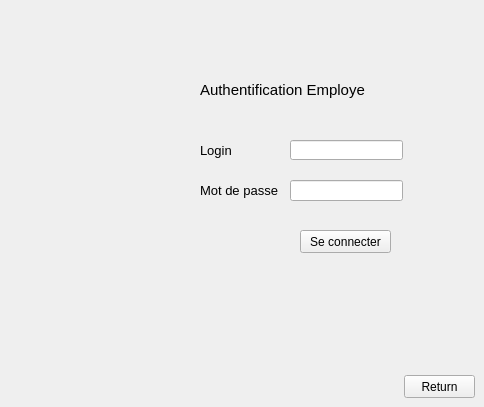
       <widget class="QWidget" name="page_42">
        <widget class="QLabel" name="label_110">
         <property name="geometry">
          <rect>
           <x>200</x>
           <y>140</y>
           <width>51</width>
           <height>21</height>
          </rect>
         </property>
         <property name="text">
          <string>&lt;html&gt;&lt;head/&gt;&lt;body&gt;&lt;p&gt;&lt;span style=&quot; font-size:10pt;&quot;&gt;Login&lt;/span&gt;&lt;/p&gt;&lt;/body&gt;&lt;/html</string>
         </property>
        </widget>
        <widget class="QPushButton" name="pushButton_144">
         <property name="geometry">
          <rect>
           <x>300</x>
           <y>230</y>
           <width>91</width>
           <height>23</height>
          </rect>
         </property>
         <property name="text">
          <string>Se connecter</string>
         </property>
        </widget>
        <widget class="QLineEdit" name="lineEdit_29">
         <property name="geometry">
          <rect>
           <x>290</x>
           <y>140</y>
           <width>113</width>
           <height>20</height>
          </rect>
         </property>
        </widget>
        <widget class="QLabel" name="label_111">
         <property name="geometry">
          <rect>
           <x>200</x>
           <y>180</y>
           <width>101</width>
           <height>21</height>
          </rect>
         </property>
         <property name="text">
          <string>&lt;html&gt;&lt;head/&gt;&lt;body&gt;&lt;p&gt;&lt;span style=&quot; font-size:10pt;&quot;&gt;Mot de passe&lt;/span&gt;&lt;/p&gt;&lt;/body&gt;&lt;/html&gt;</string>
         </property>
        </widget>
        <widget class="QLineEdit" name="lineEdit_30">
         <property name="geometry">
          <rect>
           <x>290</x>
           <y>180</y>
           <width>113</width>
           <height>21</height>
          </rect>
         </property>
         <property name="echoMode">
          <enum>QLineEdit::Password</enum>
         </property>
        </widget>
        <widget class="QLabel" name="label_112">
         <property name="geometry">
          <rect>
           <x>200</x>
           <y>80</y>
           <width>171</width>
           <height>21</height>
          </rect>
         </property>
         <property name="text">
          <string>&lt;html&gt;&lt;head/&gt;&lt;body&gt;&lt;p&gt;&lt;span style=&quot; font-size:11pt;&quot;&gt;Authentification Employe&lt;/span&gt;&lt;/p&gt;&lt;/body&gt;&lt;/html&gt;</string>
         </property>
        </widget>
        <widget class="QPushButton" name="pushButton_145">
         <property name="geometry">
          <rect>
           <x>404</x>
           <y>375</y>
           <width>71</width>
           <height>23</height>
          </rect>
         </property>
         <property name="text">
          <string>Return</string>
         </property>
        </widget>
       </widget>
